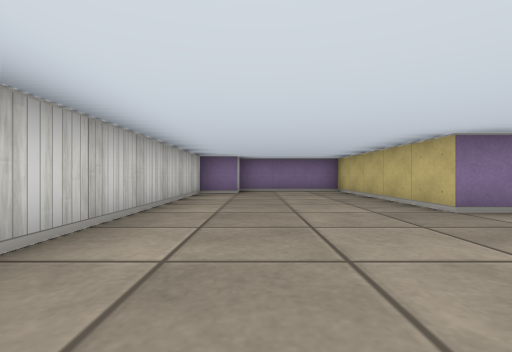
[1] (above)

17 first-person views from a walk through a cub3D maze. The camera is about half as high as the walls, looks level and sees 85° across. The floor is counted in squares. Each view is taken from the middle of a square. On the plan, view 1 faces up. The plan holds only what a view shows up to about 9 squares ahead; the rest is blank.

[2]
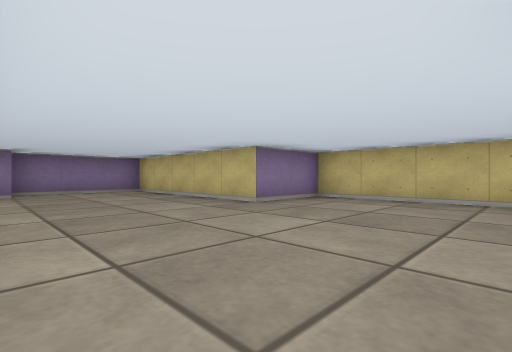

[3]
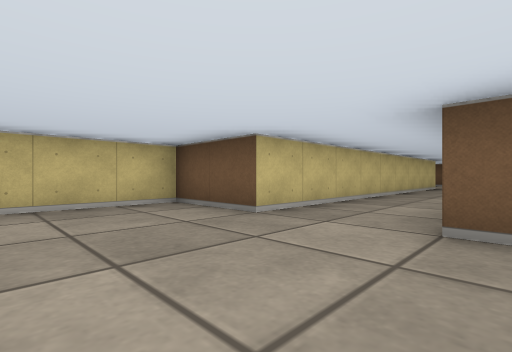

[4]
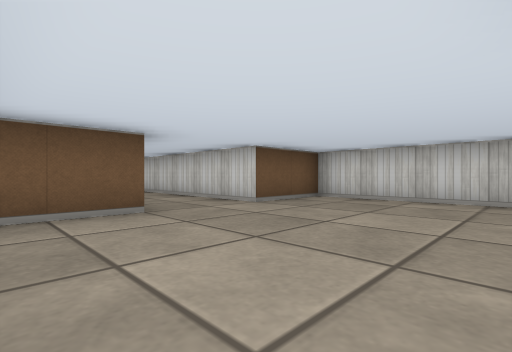

[5]
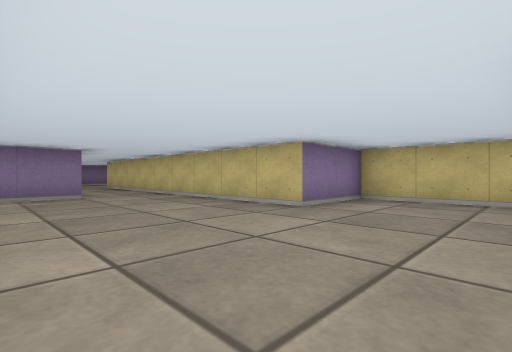

[6]
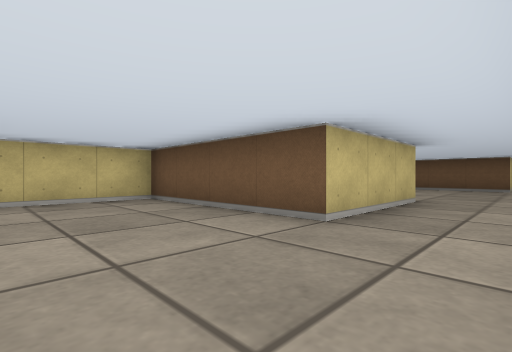

[7]
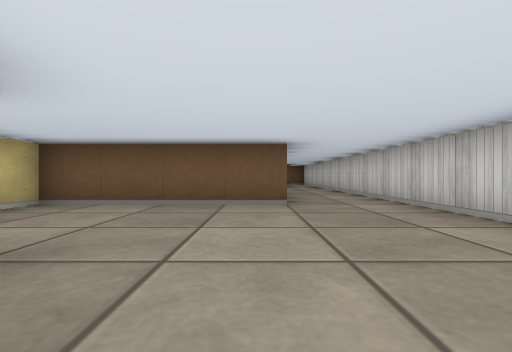

[8]
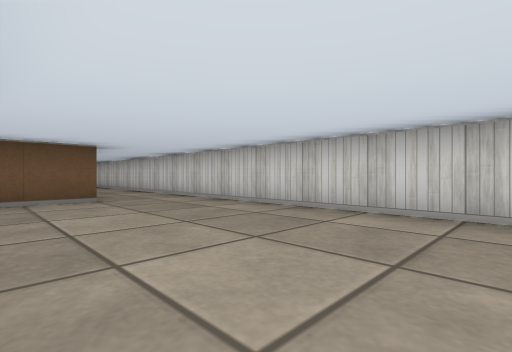

[9]
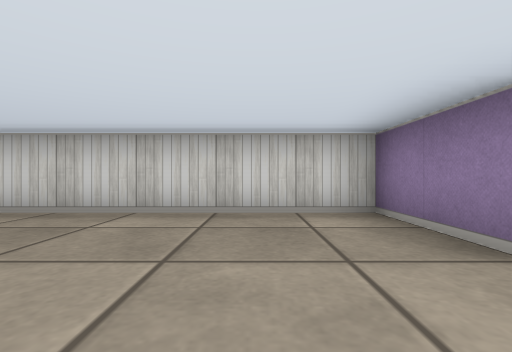

[10]
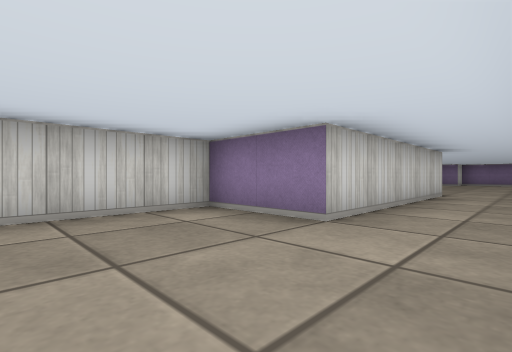

[11]
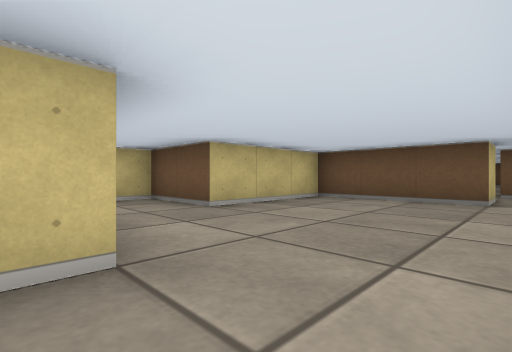

[12]
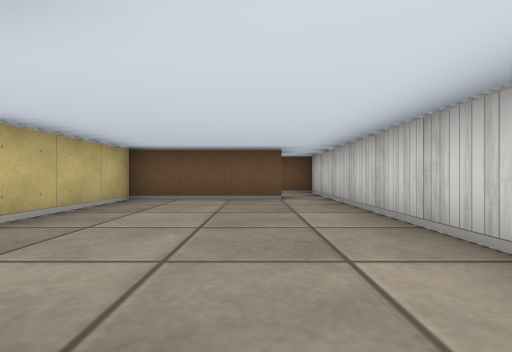

[13]
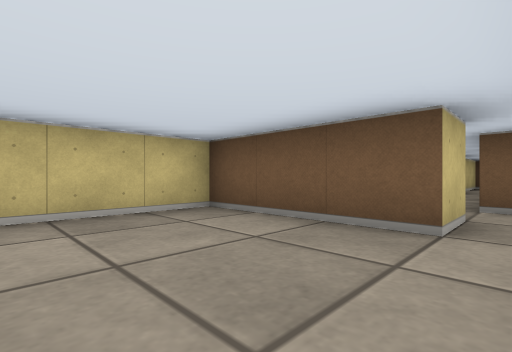

[14]
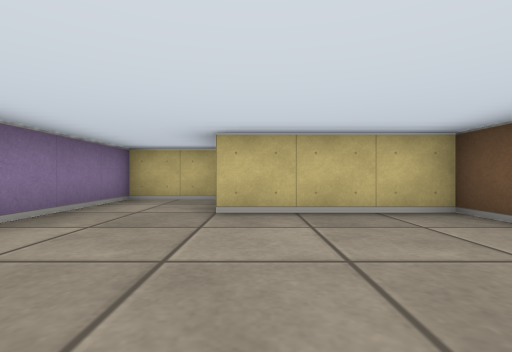

[15]
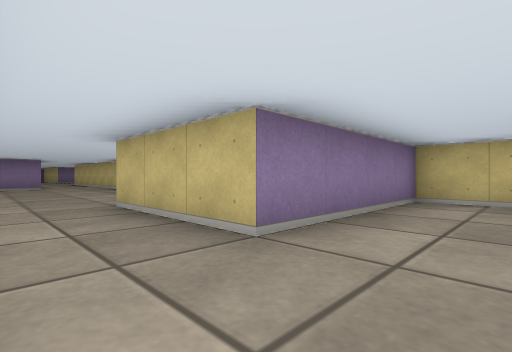

[16]
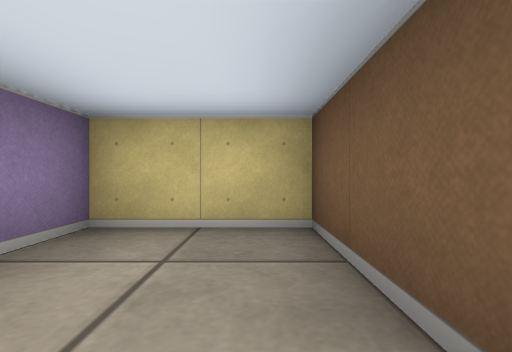

[17]
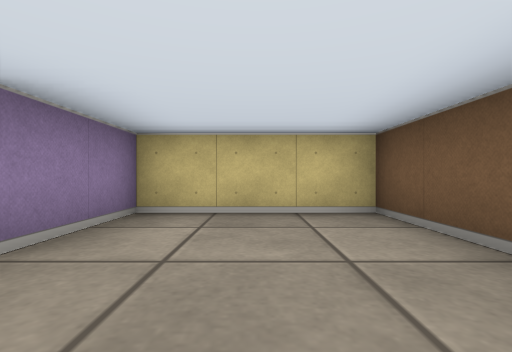

### Floor plan
Points are (right, up) in squares from view 1. A wall is a line through its corners. A room is listed if a view was taken in it or the views show most of it. See-through windows are left out.
Room 1 (views 1, 2, 3, 4)
walls: (-0.4, 7.5) (-1.5, 7.5) (-1.5, -0.5) (0.5, -0.5) (0.5, -5.5); (2.5, -6.5) (2.5, -0.5) (4.5, -0.5) (4.5, 3.5) (2.5, 3.5) (2.5, 8.5) (-0.5, 8.5) (-0.5, 7.8)
ways out: opening at (1.5, -6.5) to room 2
Room 2 (views 5, 6, 7, 8, 9, 10, 11, 12, 17)
walls: (0.5, -5.5) (-1.5, -5.5) (-1.5, -15.5); (0.5, -15.5) (0.5, -12.5) (4.5, -12.5) (4.5, -9.5) (2.5, -9.5) (2.5, -6.5)
ways out: opening at (1.5, -6.5) to room 1; opening at (-0.5, -15) to room 3
Room 3 (views 13, 14, 15, 16)
walls: (-1.5, -15.5) (-1.5, -21.5); (-0.5, -21.5) (-0.5, -20.5) (2.5, -20.5) (2.5, -17.5) (4.5, -17.5) (4.5, -15.5) (0.5, -15.5)
ways out: opening at (-0.5, -15) to room 2; opening at (-1, -21)

Positions as (right, up) in squares from view 1, and headings:
1: (0, 0), facing up
2: (-1, 0), facing up-right
3: (0, 2), facing down-right
4: (4, 3), facing down-left
5: (-1, -12), facing up-right
6: (-1, -10), facing down-right
7: (1, -8), facing down
8: (2, -7), facing down-left
9: (2, -7), facing left
10: (2, -8), facing up-left
11: (-1, -15), facing down-right
12: (0, -15), facing down
13: (-1, -18), facing down-right
14: (-1, -18), facing right
15: (-1, -17), facing up-right
16: (2, -17), facing right
17: (1, -11), facing right
